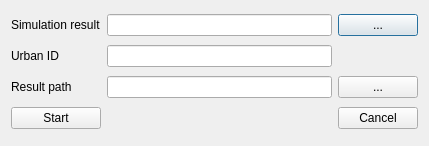
<?xml version="1.0" encoding="UTF-8"?>
<ui version="4.0">
 <class>Dialog</class>
 <widget class="QDialog" name="Dialog">
  <property name="geometry">
   <rect>
    <x>0</x>
    <y>0</y>
    <width>429</width>
    <height>146</height>
   </rect>
  </property>
  <property name="windowTitle">
   <string>Dialog</string>
  </property>
  <property name="windowIcon">
   <iconset>
    <normaloff>../res/logo.png</normaloff>../res/logo.png</iconset>
  </property>
  <layout class="QGridLayout" name="gridLayout">
   <item row="0" column="0">
    <widget class="QLabel" name="label">
     <property name="text">
      <string>Simulation result</string>
     </property>
    </widget>
   </item>
   <item row="0" column="1">
    <widget class="QLineEdit" name="lineEdit"/>
   </item>
   <item row="0" column="2">
    <widget class="QPushButton" name="pushButton">
     <property name="text">
      <string>...</string>
     </property>
    </widget>
   </item>
   <item row="1" column="0">
    <widget class="QLabel" name="label_2">
     <property name="text">
      <string>Urban ID</string>
     </property>
    </widget>
   </item>
   <item row="1" column="1">
    <widget class="QLineEdit" name="lineEdit_2"/>
   </item>
   <item row="2" column="0">
    <widget class="QLabel" name="label_3">
     <property name="text">
      <string>Result path</string>
     </property>
    </widget>
   </item>
   <item row="2" column="1">
    <widget class="QLineEdit" name="lineEdit_3"/>
   </item>
   <item row="2" column="2">
    <widget class="QPushButton" name="pushButton_2">
     <property name="text">
      <string>...</string>
     </property>
    </widget>
   </item>
   <item row="3" column="0">
    <widget class="QPushButton" name="pushButton_3">
     <property name="text">
      <string>Start</string>
     </property>
    </widget>
   </item>
   <item row="3" column="2">
    <widget class="QPushButton" name="pushButton_4">
     <property name="text">
      <string>Cancel</string>
     </property>
    </widget>
   </item>
  </layout>
 </widget>
 <resources/>
 <connections/>
</ui>
